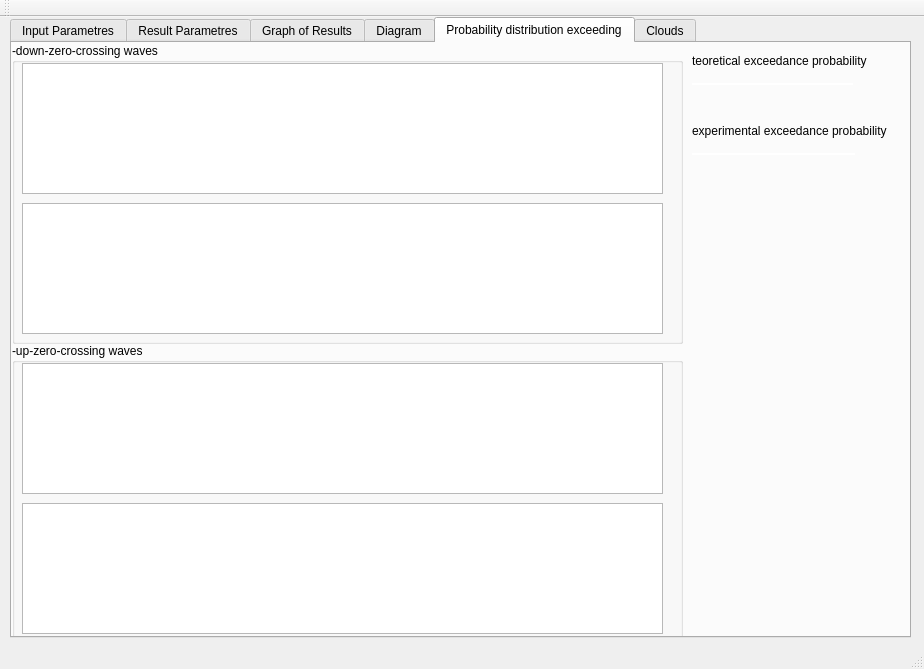
<?xml version="1.0" encoding="UTF-8"?>
<ui version="4.0">
 <class>MainWindow</class>
 <widget class="QMainWindow" name="MainWindow">
  <property name="geometry">
   <rect>
    <x>0</x>
    <y>0</y>
    <width>924</width>
    <height>669</height>
   </rect>
  </property>
  <property name="windowTitle">
   <string>Crossing Waves</string>
  </property>
  <widget class="QWidget" name="centralWidget">
   <widget class="QTabWidget" name="tabWidget">
    <property name="geometry">
     <rect>
      <x>10</x>
      <y>0</y>
      <width>901</width>
      <height>621</height>
     </rect>
    </property>
    <property name="tabPosition">
     <enum>QTabWidget::North</enum>
    </property>
    <property name="tabShape">
     <enum>QTabWidget::Rounded</enum>
    </property>
    <property name="currentIndex">
     <number>4</number>
    </property>
    <property name="elideMode">
     <enum>Qt::ElideNone</enum>
    </property>
    <widget class="QWidget" name="tab">
     <attribute name="title">
      <string>Input Parametres</string>
     </attribute>
     <widget class="QPushButton" name="calculateButton">
      <property name="enabled">
       <bool>false</bool>
      </property>
      <property name="geometry">
       <rect>
        <x>600</x>
        <y>10</y>
        <width>75</width>
        <height>23</height>
       </rect>
      </property>
      <property name="text">
       <string>Calculate</string>
      </property>
     </widget>
     <widget class="QPushButton" name="openButton">
      <property name="geometry">
       <rect>
        <x>250</x>
        <y>40</y>
        <width>75</width>
        <height>23</height>
       </rect>
      </property>
      <property name="text">
       <string>Open</string>
      </property>
     </widget>
     <widget class="QTableWidget" name="tableWidget">
      <property name="geometry">
       <rect>
        <x>340</x>
        <y>10</y>
        <width>241</width>
        <height>421</height>
       </rect>
      </property>
      <property name="minimumSize">
       <size>
        <width>201</width>
        <height>0</height>
       </size>
      </property>
      <property name="horizontalScrollBarPolicy">
       <enum>Qt::ScrollBarAlwaysOff</enum>
      </property>
      <property name="columnCount">
       <number>2</number>
      </property>
      <column>
       <property name="text">
        <string>Sec</string>
       </property>
       <property name="textAlignment">
        <set>AlignHCenter|AlignVCenter|AlignCenter</set>
       </property>
      </column>
      <column>
       <property name="text">
        <string>Shift</string>
       </property>
       <property name="textAlignment">
        <set>AlignHCenter|AlignVCenter|AlignCenter</set>
       </property>
      </column>
     </widget>
     <widget class="QPushButton" name="browseButton">
      <property name="geometry">
       <rect>
        <x>250</x>
        <y>10</y>
        <width>75</width>
        <height>23</height>
       </rect>
      </property>
      <property name="text">
       <string>Browse</string>
      </property>
     </widget>
     <widget class="QLineEdit" name="fileNameEdit">
      <property name="geometry">
       <rect>
        <x>10</x>
        <y>10</y>
        <width>231</width>
        <height>20</height>
       </rect>
      </property>
     </widget>
    </widget>
    <widget class="QWidget" name="tab_2">
     <attribute name="title">
      <string>Result Parametres</string>
     </attribute>
     <widget class="QTableWidget" name="tableWidgetResults">
      <property name="geometry">
       <rect>
        <x>10</x>
        <y>10</y>
        <width>881</width>
        <height>581</height>
       </rect>
      </property>
      <property name="horizontalScrollBarPolicy">
       <enum>Qt::ScrollBarAlwaysOff</enum>
      </property>
      <column>
       <property name="text">
        <string>Type</string>
       </property>
      </column>
      <column>
       <property name="text">
        <string>A+</string>
       </property>
      </column>
      <column>
       <property name="text">
        <string>A-</string>
       </property>
      </column>
      <column>
       <property name="text">
        <string>H</string>
       </property>
      </column>
      <column>
       <property name="text">
        <string>Position</string>
       </property>
      </column>
      <column>
       <property name="text">
        <string>Asymmetry(Vert)</string>
       </property>
      </column>
      <column>
       <property name="text">
        <string>Asymmetry(Hor)</string>
       </property>
      </column>
     </widget>
    </widget>
    <widget class="QWidget" name="tab_3">
     <attribute name="title">
      <string>Graph of Results</string>
     </attribute>
     <widget class="QGraphicsView" name="graphicsView">
      <property name="geometry">
       <rect>
        <x>10</x>
        <y>20</y>
        <width>881</width>
        <height>341</height>
       </rect>
      </property>
      <property name="frameShape">
       <enum>QFrame::StyledPanel</enum>
      </property>
      <property name="alignment">
       <set>Qt::AlignLeading|Qt::AlignLeft|Qt::AlignVCenter</set>
      </property>
     </widget>
    </widget>
    <widget class="QWidget" name="tab_4">
     <attribute name="title">
      <string>Diagram</string>
     </attribute>
     <widget class="QLabel" name="label">
      <property name="geometry">
       <rect>
        <x>10</x>
        <y>10</y>
        <width>171</width>
        <height>16</height>
       </rect>
      </property>
      <property name="text">
       <string>-down-zero-crossing wave heights</string>
      </property>
     </widget>
     <widget class="QLabel" name="label_2">
      <property name="geometry">
       <rect>
        <x>10</x>
        <y>230</y>
        <width>161</width>
        <height>16</height>
       </rect>
      </property>
      <property name="text">
       <string>-up-zero-crossing wave heights</string>
      </property>
     </widget>
     <widget class="QGraphicsView" name="graphicsViewZDC">
      <property name="geometry">
       <rect>
        <x>10</x>
        <y>30</y>
        <width>731</width>
        <height>192</height>
       </rect>
      </property>
      <property name="verticalScrollBarPolicy">
       <enum>Qt::ScrollBarAlwaysOff</enum>
      </property>
      <property name="alignment">
       <set>Qt::AlignLeading|Qt::AlignLeft|Qt::AlignVCenter</set>
      </property>
     </widget>
     <widget class="QGraphicsView" name="graphicsViewZUC">
      <property name="geometry">
       <rect>
        <x>10</x>
        <y>250</y>
        <width>731</width>
        <height>192</height>
       </rect>
      </property>
      <property name="verticalScrollBarPolicy">
       <enum>Qt::ScrollBarAlwaysOff</enum>
      </property>
      <property name="alignment">
       <set>Qt::AlignLeading|Qt::AlignLeft|Qt::AlignVCenter</set>
      </property>
     </widget>
     <widget class="QLabel" name="label_3">
      <property name="geometry">
       <rect>
        <x>750</x>
        <y>30</y>
        <width>91</width>
        <height>21</height>
       </rect>
      </property>
      <property name="text">
       <string>Height 1/3</string>
      </property>
     </widget>
     <widget class="QLabel" name="label_4">
      <property name="geometry">
       <rect>
        <x>750</x>
        <y>250</y>
        <width>91</width>
        <height>21</height>
       </rect>
      </property>
      <property name="text">
       <string>Height 1/3</string>
      </property>
     </widget>
     <widget class="QTextBrowser" name="textBrowserSignificantZDC">
      <property name="geometry">
       <rect>
        <x>750</x>
        <y>50</y>
        <width>81</width>
        <height>21</height>
       </rect>
      </property>
      <property name="verticalScrollBarPolicy">
       <enum>Qt::ScrollBarAlwaysOff</enum>
      </property>
      <property name="horizontalScrollBarPolicy">
       <enum>Qt::ScrollBarAlwaysOff</enum>
      </property>
     </widget>
     <widget class="QTextBrowser" name="textBrowserSignificantZUC">
      <property name="geometry">
       <rect>
        <x>750</x>
        <y>270</y>
        <width>81</width>
        <height>21</height>
       </rect>
      </property>
      <property name="verticalScrollBarPolicy">
       <enum>Qt::ScrollBarAlwaysOff</enum>
      </property>
      <property name="horizontalScrollBarPolicy">
       <enum>Qt::ScrollBarAlwaysOff</enum>
      </property>
     </widget>
     <widget class="QLabel" name="label_5">
      <property name="geometry">
       <rect>
        <x>750</x>
        <y>80</y>
        <width>91</width>
        <height>21</height>
       </rect>
      </property>
      <property name="text">
       <string>Significant Height</string>
      </property>
     </widget>
     <widget class="QLabel" name="label_6">
      <property name="geometry">
       <rect>
        <x>750</x>
        <y>300</y>
        <width>91</width>
        <height>21</height>
       </rect>
      </property>
      <property name="text">
       <string>Significant Height</string>
      </property>
     </widget>
     <widget class="QTextBrowser" name="textBrowserSignificantZDCSign">
      <property name="geometry">
       <rect>
        <x>750</x>
        <y>100</y>
        <width>81</width>
        <height>21</height>
       </rect>
      </property>
      <property name="verticalScrollBarPolicy">
       <enum>Qt::ScrollBarAlwaysOff</enum>
      </property>
      <property name="horizontalScrollBarPolicy">
       <enum>Qt::ScrollBarAlwaysOff</enum>
      </property>
     </widget>
     <widget class="QTextBrowser" name="textBrowserSignificantZUCSign">
      <property name="geometry">
       <rect>
        <x>750</x>
        <y>320</y>
        <width>81</width>
        <height>21</height>
       </rect>
      </property>
      <property name="verticalScrollBarPolicy">
       <enum>Qt::ScrollBarAlwaysOff</enum>
      </property>
      <property name="horizontalScrollBarPolicy">
       <enum>Qt::ScrollBarAlwaysOff</enum>
      </property>
     </widget>
     <widget class="QLineEdit" name="lineZDC">
      <property name="geometry">
       <rect>
        <x>840</x>
        <y>60</y>
        <width>51</width>
        <height>2</height>
       </rect>
      </property>
      <property name="frame">
       <bool>false</bool>
      </property>
     </widget>
     <widget class="QLineEdit" name="lineZDCSign">
      <property name="geometry">
       <rect>
        <x>840</x>
        <y>110</y>
        <width>51</width>
        <height>2</height>
       </rect>
      </property>
      <property name="frame">
       <bool>false</bool>
      </property>
     </widget>
     <widget class="QLineEdit" name="lineZUC">
      <property name="geometry">
       <rect>
        <x>840</x>
        <y>280</y>
        <width>51</width>
        <height>2</height>
       </rect>
      </property>
      <property name="frame">
       <bool>false</bool>
      </property>
     </widget>
     <widget class="QLineEdit" name="lineZUCSign">
      <property name="geometry">
       <rect>
        <x>840</x>
        <y>330</y>
        <width>51</width>
        <height>2</height>
       </rect>
      </property>
      <property name="frame">
       <bool>false</bool>
      </property>
     </widget>
    </widget>
    <widget class="QWidget" name="tab_6">
     <attribute name="title">
      <string>Probability distribution exceeding</string>
     </attribute>
     <widget class="QGroupBox" name="groupBox">
      <property name="geometry">
       <rect>
        <x>0</x>
        <y>0</y>
        <width>671</width>
        <height>301</height>
       </rect>
      </property>
      <property name="title">
       <string>-down-zero-crossing waves</string>
      </property>
      <widget class="QGraphicsView" name="graphicsViewExceedingZDCLogTeorExper">
       <property name="geometry">
        <rect>
         <x>10</x>
         <y>160</y>
         <width>641</width>
         <height>131</height>
        </rect>
       </property>
       <property name="alignment">
        <set>Qt::AlignLeading|Qt::AlignLeft|Qt::AlignVCenter</set>
       </property>
      </widget>
      <widget class="QGraphicsView" name="graphicsViewExceedingZDCTeorExper">
       <property name="geometry">
        <rect>
         <x>10</x>
         <y>20</y>
         <width>641</width>
         <height>131</height>
        </rect>
       </property>
       <property name="alignment">
        <set>Qt::AlignLeading|Qt::AlignLeft|Qt::AlignVCenter</set>
       </property>
      </widget>
     </widget>
     <widget class="QGroupBox" name="groupBox_2">
      <property name="geometry">
       <rect>
        <x>0</x>
        <y>300</y>
        <width>671</width>
        <height>311</height>
       </rect>
      </property>
      <property name="title">
       <string>-up-zero-crossing waves</string>
      </property>
      <widget class="QGraphicsView" name="graphicsViewExceedingZUCTeorExper">
       <property name="geometry">
        <rect>
         <x>10</x>
         <y>20</y>
         <width>641</width>
         <height>131</height>
        </rect>
       </property>
       <property name="alignment">
        <set>Qt::AlignLeading|Qt::AlignLeft|Qt::AlignVCenter</set>
       </property>
      </widget>
      <widget class="QGraphicsView" name="graphicsViewExceedingZUCLogTeorExper">
       <property name="geometry">
        <rect>
         <x>10</x>
         <y>160</y>
         <width>641</width>
         <height>131</height>
        </rect>
       </property>
       <property name="alignment">
        <set>Qt::AlignLeading|Qt::AlignLeft|Qt::AlignVCenter</set>
       </property>
      </widget>
     </widget>
     <widget class="QLabel" name="label_13">
      <property name="geometry">
       <rect>
        <x>680</x>
        <y>10</y>
        <width>281</width>
        <height>16</height>
       </rect>
      </property>
      <property name="text">
       <string>teoretical exceedance probability</string>
      </property>
     </widget>
     <widget class="QLabel" name="label_14">
      <property name="geometry">
       <rect>
        <x>680</x>
        <y>80</y>
        <width>281</width>
        <height>16</height>
       </rect>
      </property>
      <property name="text">
       <string>experimental exceedance probability</string>
      </property>
     </widget>
     <widget class="QLineEdit" name="lineT">
      <property name="geometry">
       <rect>
        <x>680</x>
        <y>40</y>
        <width>161</width>
        <height>2</height>
       </rect>
      </property>
      <property name="frame">
       <bool>false</bool>
      </property>
     </widget>
     <widget class="QLineEdit" name="lineE">
      <property name="geometry">
       <rect>
        <x>680</x>
        <y>110</y>
        <width>163</width>
        <height>2</height>
       </rect>
      </property>
      <property name="frame">
       <bool>false</bool>
      </property>
     </widget>
    </widget>
    <widget class="QWidget" name="tab_5">
     <attribute name="title">
      <string>Clouds</string>
     </attribute>
     <widget class="QGroupBox" name="groupBox_3">
      <property name="geometry">
       <rect>
        <x>10</x>
        <y>10</y>
        <width>431</width>
        <height>581</height>
       </rect>
      </property>
      <property name="title">
       <string>-down-zero-crossing waves</string>
      </property>
      <widget class="QGraphicsView" name="graphicsViewCloudsZDCA">
       <property name="geometry">
        <rect>
         <x>10</x>
         <y>40</y>
         <width>401</width>
         <height>251</height>
        </rect>
       </property>
      </widget>
      <widget class="QGraphicsView" name="graphicsViewCloudsZDCL">
       <property name="geometry">
        <rect>
         <x>10</x>
         <y>320</y>
         <width>401</width>
         <height>251</height>
        </rect>
       </property>
      </widget>
      <widget class="QLabel" name="label_9">
       <property name="geometry">
        <rect>
         <x>10</x>
         <y>20</y>
         <width>181</width>
         <height>16</height>
        </rect>
       </property>
       <property name="text">
        <string>Vertical Asymmetry</string>
       </property>
      </widget>
      <widget class="QLabel" name="label_11">
       <property name="geometry">
        <rect>
         <x>10</x>
         <y>300</y>
         <width>181</width>
         <height>16</height>
        </rect>
       </property>
       <property name="text">
        <string>Hoizontal Asymmetry</string>
       </property>
      </widget>
     </widget>
     <widget class="QGroupBox" name="groupBox_4">
      <property name="geometry">
       <rect>
        <x>450</x>
        <y>10</y>
        <width>431</width>
        <height>581</height>
       </rect>
      </property>
      <property name="title">
       <string>-up-zero-crossing waves</string>
      </property>
      <widget class="QGraphicsView" name="graphicsViewCloudsZUCA">
       <property name="geometry">
        <rect>
         <x>10</x>
         <y>40</y>
         <width>401</width>
         <height>251</height>
        </rect>
       </property>
      </widget>
      <widget class="QGraphicsView" name="graphicsViewCloudsZUCL">
       <property name="geometry">
        <rect>
         <x>10</x>
         <y>320</y>
         <width>401</width>
         <height>251</height>
        </rect>
       </property>
      </widget>
      <widget class="QLabel" name="label_10">
       <property name="geometry">
        <rect>
         <x>10</x>
         <y>20</y>
         <width>181</width>
         <height>16</height>
        </rect>
       </property>
       <property name="text">
        <string>Vertical Asymmetry</string>
       </property>
      </widget>
      <widget class="QLabel" name="label_12">
       <property name="geometry">
        <rect>
         <x>10</x>
         <y>300</y>
         <width>181</width>
         <height>16</height>
        </rect>
       </property>
       <property name="text">
        <string>Horizontal Asymmetry</string>
       </property>
      </widget>
     </widget>
    </widget>
   </widget>
  </widget>
  <widget class="QMenuBar" name="menuBar">
   <property name="geometry">
    <rect>
     <x>0</x>
     <y>0</y>
     <width>924</width>
     <height>21</height>
    </rect>
   </property>
  </widget>
  <widget class="QToolBar" name="mainToolBar">
   <attribute name="toolBarArea">
    <enum>TopToolBarArea</enum>
   </attribute>
   <attribute name="toolBarBreak">
    <bool>false</bool>
   </attribute>
  </widget>
  <widget class="QStatusBar" name="statusBar"/>
 </widget>
 <layoutdefault spacing="6" margin="11"/>
 <resources/>
 <connections/>
</ui>
